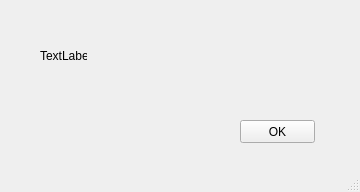
<?xml version="1.0" encoding="UTF-8"?>
<ui version="4.0">
 <class>MainWindow</class>
 <widget class="QMainWindow" name="MainWindow">
  <property name="geometry">
   <rect>
    <x>0</x>
    <y>0</y>
    <width>360</width>
    <height>192</height>
   </rect>
  </property>
  <property name="windowTitle">
   <string>MainWindow</string>
  </property>
  <widget class="QWidget" name="centralwidget">
   <widget class="QLabel" name="label">
    <property name="geometry">
     <rect>
      <x>40</x>
      <y>50</y>
      <width>47</width>
      <height>12</height>
     </rect>
    </property>
    <property name="text">
     <string>TextLabel</string>
    </property>
   </widget>
   <widget class="QPushButton" name="pushButton">
    <property name="geometry">
     <rect>
      <x>240</x>
      <y>120</y>
      <width>75</width>
      <height>23</height>
     </rect>
    </property>
    <property name="text">
     <string>OK</string>
    </property>
   </widget>
  </widget>
  <widget class="QMenuBar" name="menubar">
   <property name="geometry">
    <rect>
     <x>0</x>
     <y>0</y>
     <width>360</width>
     <height>22</height>
    </rect>
   </property>
  </widget>
  <widget class="QStatusBar" name="statusbar"/>
 </widget>
 <resources/>
 <connections/>
</ui>
